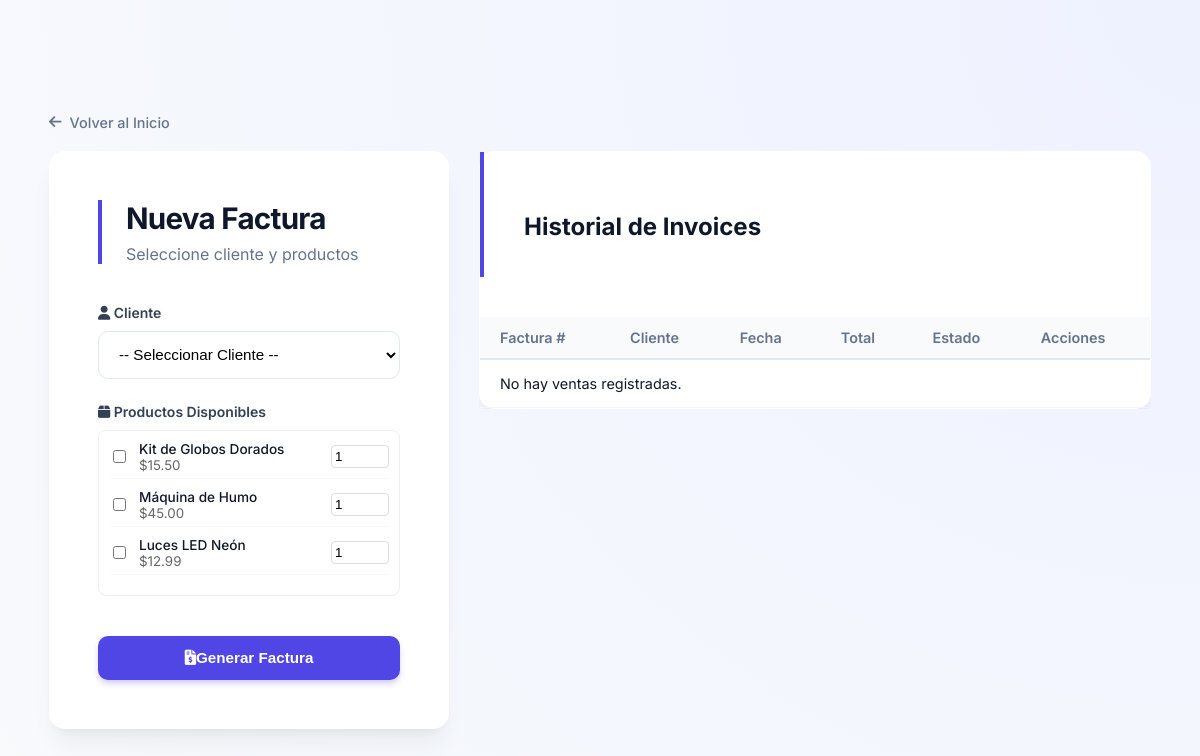
The page /index.php?c=Invoice&a=index (signed in) on the database as committed earlier.
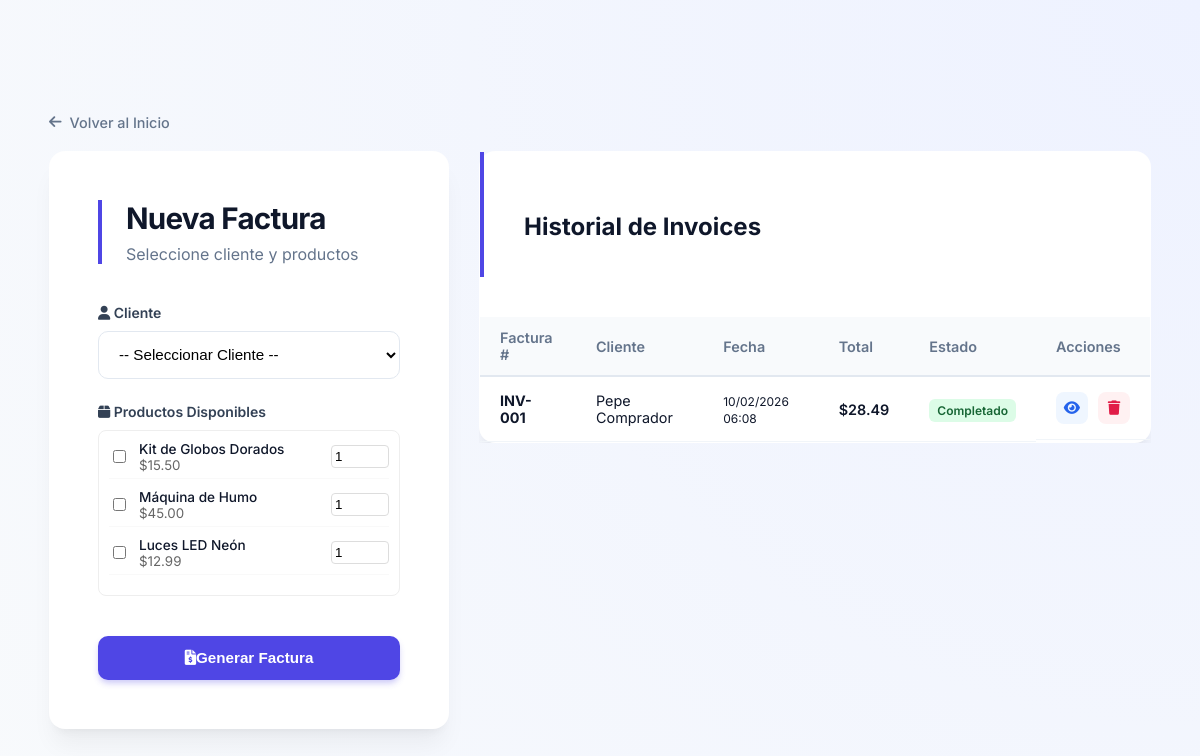
The same page on the database as committed later.
### tables this page shows
CREATE TABLE products (
    id INT AUTO_INCREMENT PRIMARY KEY,
    name VARCHAR(100) NOT NULL,
    description TEXT,
    price DECIMAL(10, 2) NOT NULL, 
    stock INT NOT NULL DEFAULT 0,
    image VARCHAR(255) NULL,       
    created_at TIMESTAMP DEFAULT CURRENT_TIMESTAMP
);

CREATE TABLE invoices (
    id INT AUTO_INCREMENT PRIMARY KEY,
    user_id INT NOT NULL,
    total_amount DECIMAL(10, 2) NOT NULL,
    status VARCHAR(20) DEFAULT 'completado',
    created_at TIMESTAMP DEFAULT CURRENT_TIMESTAMP,
    FOREIGN KEY (user_id) REFERENCES users(id) ON DELETE CASCADE
);

### controller/InvoiceController.php (called while the page is built, shortened)
<?php
require_once 'model/DAO/InvoiceDAO.php';
class InvoiceController {
public function index() {
        $invoiceDao = new InvoiceDAO();
        $productDao = new ProductDAO();
        $invoices = $invoiceDao->getAll();
        $products = $productDao->getAll();
        require_once 'views/invoice/index.php';
    }
}
?>

### config/db.php (called while the page is built, shortened)
<?php
class Database {
    public static function connect() {
        $dsn = "mysql:host=" . DB_HOST . ";dbname=" . DB_NAME . ";charset=" . DB_CHARSET . ";port=" . DB_PORT;
        $options = [
            PDO::ATTR_ERRMODE=> PDO::ERRMODE_EXCEPTION,
            PDO::ATTR_EMULATE_PREPARES   => false,
        ];
        try {
            $conexion = new PDO($dsn, DB_USER, DB_PASS, $options);
            return $conexion;
        } catch (PDOException $e) {
            die("Error de conexión: " . $e->getMessage());
        }
    }
}
?>

### model/DAO/ProductDao.php (called while the page is built, shortened)
<?php
require_once 'config/db.php';
require_once 'model/DTO/ProductDTO.php';
class ProductDAO {
    private $db;
    public function __construct() {
        $this->db = Database::connect();
    }
    public function getAll() {
        $sql = "SELECT * FROM products ORDER BY created_at DESC";
        $stmt = $this->db->prepare($sql);
        $stmt->execute();
        $products = [];
        while ($row = $stmt->fetch(PDO::FETCH_OBJ)) {
            $products[] = new ProductDTO(
                $row->id,
                $row->name,
                $row->description,
                $row->price,
                $row->stock,
                $row->image
            );
        }
        return $products;
    }
}
?>

### model/DTO/ProductDTO.php (called while the page is built, shortened)
<?php
class ProductDTO {
    public function __construct($id, $name, $description, $price, $stock, $image) {
        $this->id = $id;
        $this->name = $name;
        $this->price = $price;
        $this->stock = $stock;
    }
}
?>

### model/DAO/InvoiceDAO.php (called while the page is built, shortened)
<?php
require_once 'config/db.php';
require_once 'model/DTO/InvoiceDTO.php';
class InvoiceDAO {
    private $db;
    public function __construct() {
        $this->db = Database::connect();
    }
    public function getAll() {
        $sql = "SELECT i.*, CONCAT(u.nombre, ' ', u.apellido) as user_full_name
                FROM invoices i
                INNER JOIN users u ON i.user_id = u.id
                ORDER BY i.created_at DESC";
        $stmt = $this->db->prepare($sql);
        $stmt->execute();
        $invoices = [];
        while ($row = $stmt->fetch(PDO::FETCH_OBJ)) {
            $invoices[] = new InvoiceDTO(
                $row->id,
                $row->user_id,
                $row->user_full_name,
                $row->total_amount,
                $row->status,
                $row->created_at
            );
        }
        return $invoices;
    }
}
?>

### model/DTO/InvoiceDTO.php (called while the page is built, shortened)
<?php
class InvoiceDTO {
    public function __construct($id, $user_id, $user_name, $total_amount, $status, $created_at) {
        $this->id = $id;
        $this->user_name = $user_name;
        $this->total_amount = $total_amount;
        $this->status = $status;
        $this->created_at = $created_at;
    }
}
?>

### views/invoice/index.php (the view, shortened to what the changed rows need)
<!DOCTYPE html>
<html lang="es">
<head>
    <link rel="stylesheet" href="assets/styles/product.css">
    <link rel="stylesheet" href="https://cdnjs.cloudflare.com/ajax/libs/font-awesome/6.0.0/css/all.min.css">
</head>
<body>
    <div class="container-main">
        <div class="dashboard-layout">
            <aside class="sidebar-form" style="flex: 0 0 400px;">
                <div class="product-card">
                    <header class="card-header">
                        <h1>Nueva Factura</h1>
                    </header>
                    <form action="index.php?c=Invoice&a=save" method="POST">
                        <div class="form-section">
                            <div style="max-height: 300px; overflow-y: auto; border: 1px solid #eee; padding: 10px; border-radius: 8px;">
                                <?php foreach($products as $p): ?>
                                    <div style="display: flex; align-items: center; justify-content: space-between; margin-bottom: 10px; padding-bottom: 5px; border-bottom: 1px solid #f9f9f9;">
                                        <div style="display: flex; align-items: center; gap: 10px;">
                                            <input type="checkbox" name="products_selected[]" value="<?= $p->id ?>">
                                            <div style="display: flex; flex-direction: column;">
                                                <span style="font-size: 0.85rem; font-weight: 500;"><?= $p->name ?></span>
                                                <small style="color: #666;">$<?= number_format($p->price, 2) ?></small>
                                            </div>
                                        </div>
                                        <input type="number" name="qty[<?= $p->id ?>]" value="1" min="1" max="<?= $p->stock ?>"
                                               style="width: 50px; padding: 3px; border-radius: 4px; border: 1px solid #ddd;">
                                    </div>
                                <?php endforeach; ?>
                            </div>
                        </div>
                    </form>
                </div>
            </aside>
            <main class="main-table">
                <div class="product-card no-padding">
                    <header class="card-header padding-top">
                        <h2>Historial de Invoices</h2>
                    </header>
                    <div class="table-responsive">
                        <table class="styled-table">
                            <thead>
                                <tr>
                                    <th>Factura #</th>
                                    <th>Cliente</th>
                                    <th>Fecha</th>
                                    <th>Total</th>
                                    <th>Estado</th>
                                    <th>Acciones</th>
                                </tr>
                            </thead>
                            <tbody>
                                <?php if(!empty($invoices)): ?>
                                    <?php foreach($invoices as $inv): ?>
                                    <tr>
                                        <td><strong>INV-00<?= $inv->id ?></strong></td>
                                        <td><?= $inv->user_name ?></td>
                                        <td><small><?= date("d/m/Y H:i", strtotime($inv->created_at)) ?></small></td>
                                        <td class="text-price">$<?= number_format($inv->total_amount, 2) ?></td>
                                        <td>
                                            <span class="badge bg-success">
                                                <?= ucfirst($inv->status) ?>
                                            </span>
                                        </td>
                                        <td class="actions-td">
                                            <a href="#" class="action-btn btn-edit" title="Ver Detalle">
                                                <i class="fas fa-eye"></i>
                                            </a>
                                            <a href="index.php?c=Invoice&a=delete&id=<?= $inv->id ?>"
                                               class="action-btn btn-delete"
                                               onclick="return confirm('¿Borrar registro de factura?')">
                                                <i class="fas fa-trash"></i>
                                            </a>
                                        </td>
                                    </tr>
                                    <?php endforeach; ?>
                                <?php else: ?>
                                    <tr><td colspan="6" class="text-center">No hay ventas registradas.</td></tr>
                                <?php endif; ?>
                            </tbody>
                        </table>
                    </div>
                </div>
            </main>
        </div> </div>
</body>
</html>

Rows that differ between the two databases and show on the page:
added invoices: id "1", user_name "Pepe Comprador", created_at "10/02/2026 06:08", total_amount "28.49", status "Completado"
Other text that changed with them:
text no longer shown: "No hay ventas registradas."
